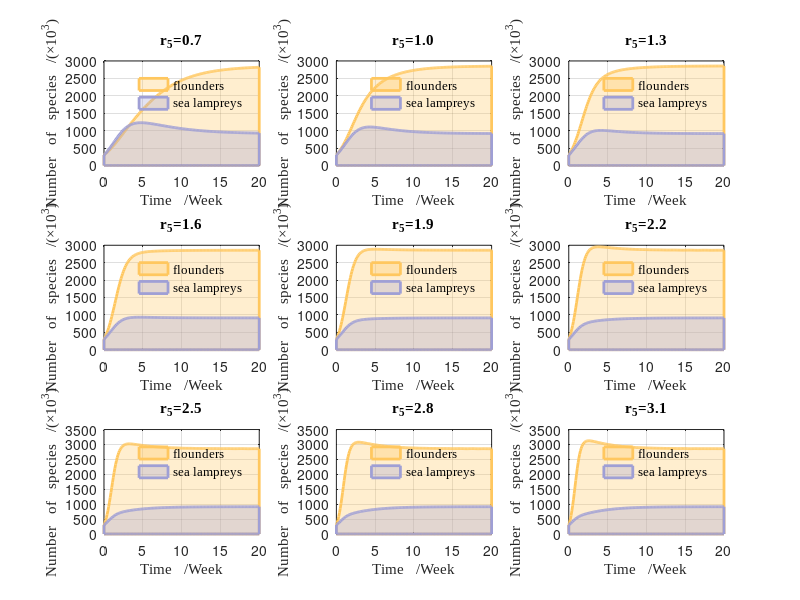

The MATLAB script that drew this image:
%Lotka-Volterra__competition

t=0:0.1:20;x0=[300,300];N1=4000;N2=1600;s1=0.5;s2=0.6;MAX=[];MIN=[];
%r2=[0.76 0.98 1.2 1.42 1.64 1.86 2.08 2.3 2.52];
r2=0.98;
r1=[0.7,1.0,1.3,1.6,1.9,2.2,2.5,2.8,3.1]; % r5 in article

% t：time frame
% x0：the initial number of cods and mature sea lampreys (300 and 300)
% r1：cods' growth rate during independent survival  
% r2：mature sea lamprey's growth rate during independent survival
% N1：cods' environmental capacity
% N2：mature sea lampreys' environmental capacity
% x(1)，(x(t))：cods' number
% x(2)，(y(t))：mature sea lampreys's number
% s1：for the resources that support cods, the consumption of a unit of mature sea lampreys (relative to N2) is a factor of g1 that of a unit of quantity cods (relative to N1).
% s2：for the resources that support mature sea lampreys, the consumption of a unit of cods (relative to N1) is a factor of g1 that of a unit of quantity mature sea lampreys (relative to N2).

for i=1:9;
y=@(t,x)[r1(i).*x(1).*(1-(x(1)./N1)-s1.*(x(2)./N2));r2.*x(2).*(1-(x(2)./N2)-s2.*(x(1)./N1))];
[t,x]=ode45(y,t,x0);

MIN(1,i)=min(x(:,1));MIN(2,i)=min(x(:,2));
MAX(1,i)=max(x(:,1));MAX(2,i)=max(x(:,2));

subplot(3,3,i);
area(t,x(:,1),'LineWidth',2,'FaceColor','#FFC75F','EdgeColor','#FFC75F','FaceAlpha',0.3,'EdgeAlpha',1);
hold on;
area(t,x(:,2),'LineWidth',2,'FaceColor','#9F9FD5','EdgeColor','#9F9FD5','FaceAlpha',0.3,'EdgeAlpha',1);
grid; 
legend('flounders','sea lampreys','FontName','Times New Roman','Linewidth', 2); 
xlabel('Time   /Week','FontName','Times New Roman','Linewidth', 2);
ylabel('Number   of   species   /(×10^3)','FontName','Times New Roman','Linewidth', 2);

if i==1
    title('r_5=0.7','FontName','Times New Roman','Linewidth', 2);
else if i==2
        title('r_5=1.0','FontName','Times New Roman','Linewidth', 2);
    else if i==3
            title('r_5=1.3','FontName','Times New Roman','Linewidth', 2);
        else if i==4
                title('r_5=1.6','FontName','Times New Roman','Linewidth', 2);
                else if i==5
                        title('r_5=1.9','FontName','Times New Roman','Linewidth', 2);
                        else if i==6
                                title('r_5=2.2','FontName','Times New Roman','Linewidth', 2);
                                else if i==7
                                        title('r_5=2.5','FontName','Times New Roman','Linewidth', 2);
                                        else if i==8
                                                title('r_5=2.8','FontName','Times New Roman','Linewidth', 2);
                                                else if i==9
                                                        title('r_5=3.1','FontName','Times New Roman','Linewidth', 2);
                                                    end
                                            end
                                    end
                            end
                    end
            end
        end
    end
end
                                                                                                   
legend('boxoff');
end;